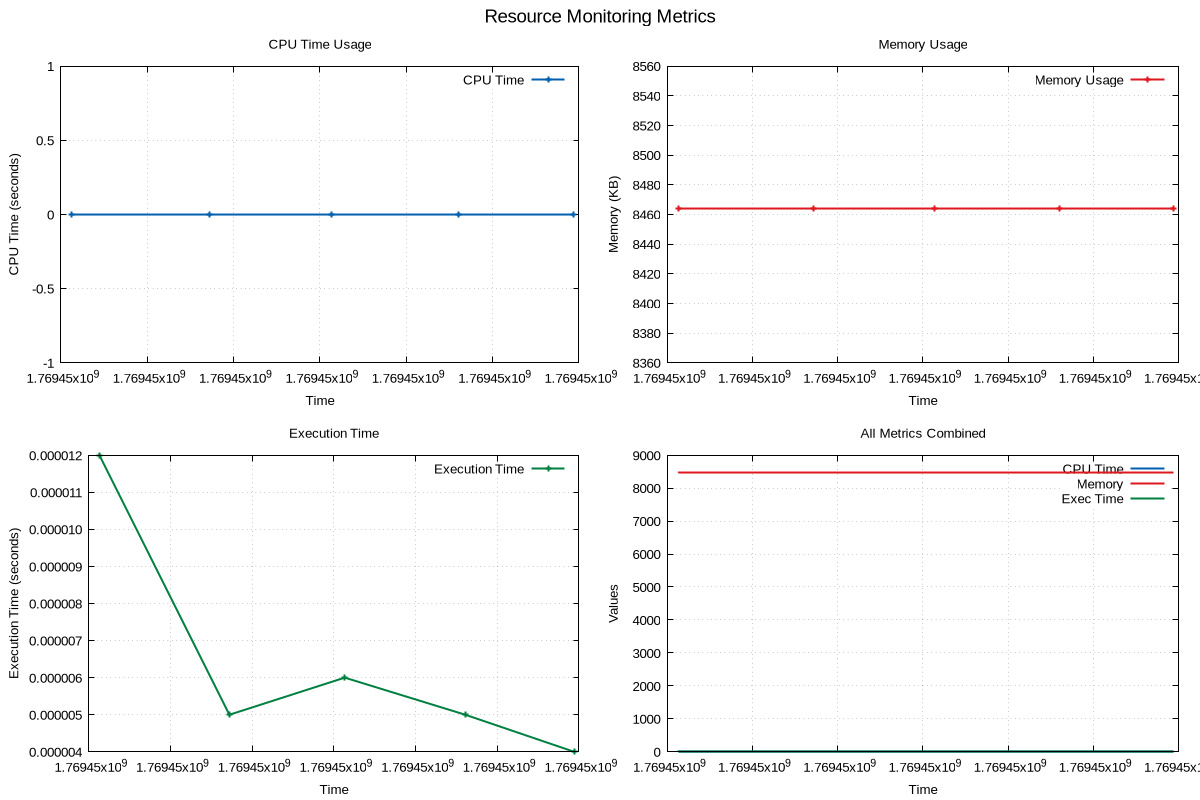

gnuplot code for this plot:
# GNUplot script for resource monitoring
set terminal pngcairo enhanced font 'Arial,10' size 1200,800
set output 'png/binary_search_20260126_220022.png'

set multiplot layout 2,2 title 'Resource Monitoring Metrics' font 'Arial,14'
set style line 1 lc rgb '#0060ad' lt 1 lw 2
set style line 2 lc rgb '#dd181f' lt 1 lw 2
set style line 3 lc rgb '#008040' lt 1 lw 2

set title 'CPU Time Usage'
set xlabel 'Time'
set ylabel 'CPU Time (seconds)'
set grid
plot 'png/binary_search_20260126_220022.dat' using 1:2 with linespoints ls 1 title 'CPU Time'
set title 'Memory Usage'
set xlabel 'Time'
set ylabel 'Memory (KB)'
set grid
plot 'png/binary_search_20260126_220022.dat' using 1:3 with linespoints ls 2 title 'Memory Usage'
set title 'Execution Time'
set xlabel 'Time'
set ylabel 'Execution Time (seconds)'
set grid
plot 'png/binary_search_20260126_220022.dat' using 1:4 with linespoints ls 3 title 'Execution Time'
set title 'All Metrics Combined'
set xlabel 'Time'
set ylabel 'Values'
set grid
plot 'png/binary_search_20260126_220022.dat' using 1:2 with lines ls 1 title 'CPU Time', \
     'png/binary_search_20260126_220022.dat' using 1:3 with lines ls 2 title 'Memory', \
     'png/binary_search_20260126_220022.dat' using 1:4 with lines ls 3 title 'Exec Time'
unset multiplot
